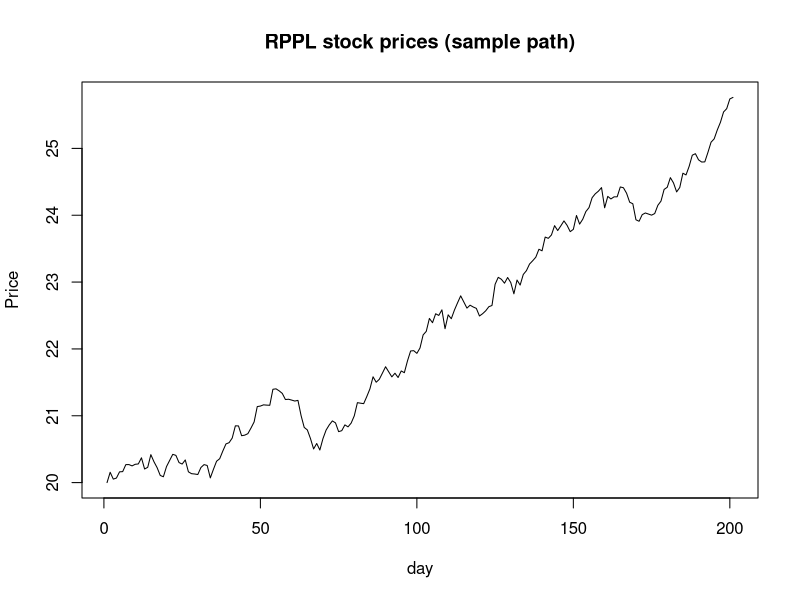

The R script that drew this image:
days <- 200
changes<-rnorm(200,mean=1.001,sd=0.005)
plot(cumprod(c(20,changes)),type='l',ylab="Price",xlab="day",main="RPPL stock prices (sample path)")

runs<-100000
#simulates future movements and returns the closing price on day 200
generate.path <- function(){
  days <- 200
  changes <- rnorm(200,mean=1.001,sd=0.005)
  sample.path <- cumprod(c(20,changes))
  closing.price <- sample.path[days+1] #+1 because we add the opening price
  return(closing.price)
}
mc.closing<-replicate(runs,generate.path())
upper_quartile<-quantile(mc.closing,0.95)
lower_quartile<-quantile(mc.closing,0.05)
